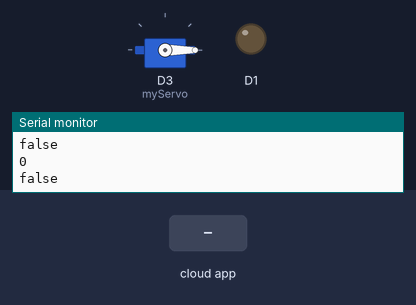
The sketch below on a simulated ESP8266 (NodeMCU). Shown: servo, output pins drawn as LEDs (lit = HIGH), the last lines printed to the serial monitor. Inputs (shaded band) come from the test bench. WiFi joins after 1.5 s; servers stay silent unless stated; the Firebase database answers and starts empty.

Above: at 2.7 s.
2.8 s: the phone or cloud app sets int to 1
At 4.1 s:
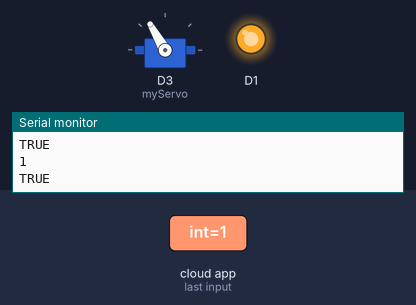
4.6 s: the phone or cloud app sets int to 0
At 5.3 s:
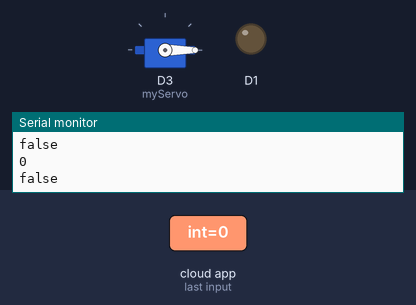
Timing chart, 0 to 7.6 s (numbered marks = the images above; inputs shaded):
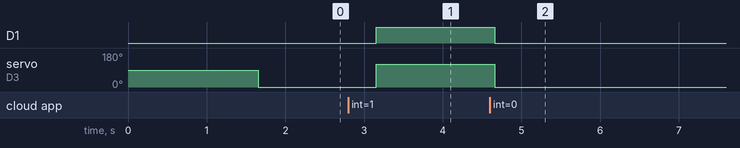

The sketch:

Hranilica_.ino
```cpp
#include <Arduino.h>
#if defined(ESP32)

  #include <WiFi.h>

#elif defined(ESP8266)

  #include <ESP8266WiFi.h>

#endif

#include <Firebase_ESP_Client.h>
//Provide the token generation process info.
#include "addons/TokenHelper.h"
//Provide the RTDB payload printing info and other helper functions.
#include "addons/RTDBHelper.h"
#include <Servo.h>
// Insert your network credentials
#define WIFI_SSID "TP-Link_2678"
#define WIFI_PASSWORD "17248853"
// Insert Firebase project API Key
#define API_KEY "AIzaSyCOc0N402Kx_ou0s7VhDTYKUhdFAOpxirA"
// Insert RTDB URLefine the RTDB URL */
#define DATABASE_URL "https://hranilica-f9c5a-default-rtdb.europe-west1.firebasedatabase.app/"
//Define Firebase Data object
FirebaseData fbdo;

FirebaseAuth auth;
Servo myServo;
FirebaseConfig config;

unsigned long sendDataPrevMillis = 0;
int intValue;


bool signupOK = false;

void setup() {

  pinMode(D1, OUTPUT);
  myServo.attach(D3);

  Serial.begin(115200);

  WiFi.begin(WIFI_SSID, WIFI_PASSWORD);

  Serial.print("Connecting to Wi-Fi");

  while (WiFi.status() != WL_CONNECTED) {

    Serial.print(".");

    delay(300);

  }

  Serial.println();

  Serial.print("Connected with IP: ");

  Serial.println(WiFi.localIP());

  Serial.println();
  /* Assign the api key (required) */

  config.api_key = API_KEY;

  /* Assign the RTDB URL (required) */

  config.database_url = DATABASE_URL;

  /* Sign up */

  if (Firebase.signUp(&config, &auth, "", "")) {

    Serial.println("ok");

    signupOK = true;

  }

  else {

    Serial.printf("%s\n", config.signer.signupError.message.c_str());

  }
  /* Assign the callback function for the long running token generation task */

  config.token_status_callback = tokenStatusCallback; //see addons/TokenHelper.h

  Firebase.begin(&config, &auth);

  Firebase.reconnectWiFi(true);
randomSeed(analogRead(0));
}


void loop() {

  if (Firebase.ready() && signupOK && (millis() - sendDataPrevMillis > 500 || sendDataPrevMillis == 0)) {

    sendDataPrevMillis = millis();

    if (Firebase.RTDB.getInt(&fbdo, "/hranilica/int")) {

      if (fbdo.dataType() == "int") {

        intValue = fbdo.intData();

        Serial.println(intValue);

        if (intValue >= 1) {

          digitalWrite(D1, HIGH);
          Serial.println("TRUE");
         if(intValue==1)
          myServo.write(120);
          else{
          myServo.write(intValue);
          }
          if(intValue==7){
          for(int i=0; i<=7; i++){
            if(i%2==0){
            digitalWrite(D1, HIGH);
          Serial.println("TRUE");
           myServo.write(120);
              }
                   else {
                    digitalWrite(D1, LOW);
                     Serial.println("false");
                     myServo.write(0);
                      }
                     }
                        }
        }

        else if (intValue==0) {
          digitalWrite(D1, LOW);
          Serial.println("false");
         myServo.write(0);


        }

      }

    }

    else {

      Serial.println(fbdo.errorReason());

    }


}
}
```

Measured:
- after the input at 2.8 s, D1: LOW → HIGH after 0.36 s; servo on D3 (myServo): 0° → 120° after 0.36 s
- after the input at 4.6 s, D1: HIGH → LOW after 0.06 s; servo on D3 (myServo): 120° → 0° after 0.06 s
